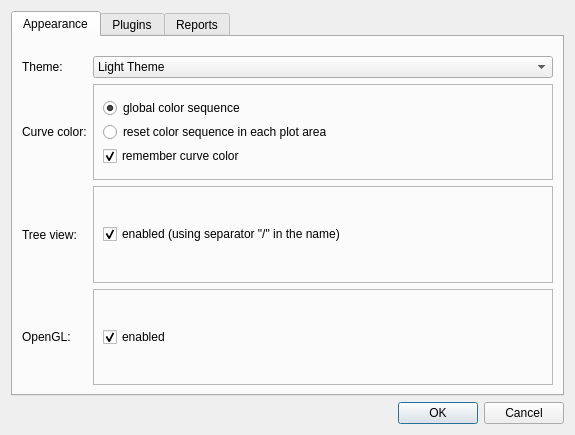
<?xml version="1.0" encoding="UTF-8"?>
<ui version="4.0">
 <class>PreferencesDialog</class>
 <widget class="QDialog" name="PreferencesDialog">
  <property name="geometry">
   <rect>
    <x>0</x>
    <y>0</y>
    <width>575</width>
    <height>435</height>
   </rect>
  </property>
  <property name="minimumSize">
   <size>
    <width>450</width>
    <height>0</height>
   </size>
  </property>
  <property name="windowTitle">
   <string>Preferences</string>
  </property>
  <layout class="QVBoxLayout" name="verticalLayout">
   <item>
    <widget class="QTabWidget" name="tabWidget">
     <property name="focusPolicy">
      <enum>Qt::NoFocus</enum>
     </property>
     <property name="currentIndex">
      <number>0</number>
     </property>
     <widget class="QWidget" name="tab">
      <attribute name="title">
       <string>Appearance</string>
      </attribute>
      <layout class="QFormLayout" name="formLayout">
       <property name="formAlignment">
        <set>Qt::AlignCenter</set>
       </property>
       <item row="0" column="0" colspan="2">
        <layout class="QFormLayout" name="formLayout_3">
         <property name="fieldGrowthPolicy">
          <enum>QFormLayout::ExpandingFieldsGrow</enum>
         </property>
         <property name="formAlignment">
          <set>Qt::AlignCenter</set>
         </property>
         <property name="topMargin">
          <number>10</number>
         </property>
         <item row="0" column="0">
          <widget class="QLabel" name="label">
           <property name="sizePolicy">
            <sizepolicy hsizetype="Preferred" vsizetype="Expanding">
             <horstretch>0</horstretch>
             <verstretch>0</verstretch>
            </sizepolicy>
           </property>
           <property name="text">
            <string>Theme:</string>
           </property>
          </widget>
         </item>
         <item row="0" column="1">
          <widget class="QComboBox" name="comboBoxTheme">
           <property name="sizePolicy">
            <sizepolicy hsizetype="Expanding" vsizetype="Fixed">
             <horstretch>0</horstretch>
             <verstretch>0</verstretch>
            </sizepolicy>
           </property>
           <item>
            <property name="text">
             <string>Light Theme</string>
            </property>
           </item>
           <item>
            <property name="text">
             <string>Dark Theme</string>
            </property>
           </item>
          </widget>
         </item>
         <item row="1" column="1">
          <widget class="QFrame" name="frame">
           <property name="sizePolicy">
            <sizepolicy hsizetype="Expanding" vsizetype="Preferred">
             <horstretch>0</horstretch>
             <verstretch>0</verstretch>
            </sizepolicy>
           </property>
           <property name="frameShape">
            <enum>QFrame::StyledPanel</enum>
           </property>
           <property name="frameShadow">
            <enum>QFrame::Raised</enum>
           </property>
           <layout class="QVBoxLayout" name="verticalLayout_2">
            <property name="spacing">
             <number>0</number>
            </property>
            <item>
             <widget class="QRadioButton" name="radioGlobalColorIndex">
              <property name="text">
               <string>global color sequence</string>
              </property>
              <property name="checked">
               <bool>true</bool>
              </property>
             </widget>
            </item>
            <item>
             <widget class="QRadioButton" name="radioLocalColorIndex">
              <property name="text">
               <string>reset color sequence in each plot area</string>
              </property>
             </widget>
            </item>
            <item>
             <widget class="QCheckBox" name="checkBoxRememberColor">
              <property name="text">
               <string>remember curve color</string>
              </property>
              <property name="checked">
               <bool>true</bool>
              </property>
             </widget>
            </item>
           </layout>
          </widget>
         </item>
         <item row="2" column="0">
          <widget class="QLabel" name="label_6">
           <property name="sizePolicy">
            <sizepolicy hsizetype="Preferred" vsizetype="Expanding">
             <horstretch>0</horstretch>
             <verstretch>0</verstretch>
            </sizepolicy>
           </property>
           <property name="minimumSize">
            <size>
             <width>0</width>
             <height>40</height>
            </size>
           </property>
           <property name="toolTip">
            <string>&lt;html&gt;&lt;head/&gt;&lt;body&gt;&lt;p&gt;The &amp;quot;Name Separator&amp;quot; is the character use to split the name of a timeseries in the tree view (Timeseries Panel).&lt;/p&gt;&lt;p&gt;Default is &lt;span style=&quot; font-weight:600;&quot;&gt;&amp;quot;/&amp;quot;&lt;/span&gt;.&lt;/p&gt;&lt;/body&gt;&lt;/html&gt;</string>
           </property>
           <property name="text">
            <string>Tree view:</string>
           </property>
          </widget>
         </item>
         <item row="2" column="1">
          <widget class="QFrame" name="frame_2">
           <property name="sizePolicy">
            <sizepolicy hsizetype="Expanding" vsizetype="Preferred">
             <horstretch>0</horstretch>
             <verstretch>0</verstretch>
            </sizepolicy>
           </property>
           <property name="minimumSize">
            <size>
             <width>0</width>
             <height>40</height>
            </size>
           </property>
           <property name="frameShape">
            <enum>QFrame::StyledPanel</enum>
           </property>
           <property name="frameShadow">
            <enum>QFrame::Raised</enum>
           </property>
           <layout class="QVBoxLayout" name="verticalLayout_4">
            <item>
             <widget class="QCheckBox" name="checkBoxSeparator">
              <property name="toolTip">
               <string>&lt;html&gt;&lt;head/&gt;&lt;body&gt;&lt;p&gt;Change will not be applied to existing timeseries.&lt;/p&gt;&lt;/body&gt;&lt;/html&gt;</string>
              </property>
              <property name="text">
               <string>enabled (using separator &quot;/&quot; in the name)</string>
              </property>
              <property name="checked">
               <bool>true</bool>
              </property>
             </widget>
            </item>
           </layout>
          </widget>
         </item>
         <item row="3" column="0">
          <widget class="QLabel" name="label_7">
           <property name="sizePolicy">
            <sizepolicy hsizetype="Preferred" vsizetype="Expanding">
             <horstretch>0</horstretch>
             <verstretch>0</verstretch>
            </sizepolicy>
           </property>
           <property name="minimumSize">
            <size>
             <width>0</width>
             <height>40</height>
            </size>
           </property>
           <property name="text">
            <string>OpenGL:</string>
           </property>
          </widget>
         </item>
         <item row="3" column="1">
          <widget class="QFrame" name="frame_3">
           <property name="sizePolicy">
            <sizepolicy hsizetype="Expanding" vsizetype="Preferred">
             <horstretch>0</horstretch>
             <verstretch>0</verstretch>
            </sizepolicy>
           </property>
           <property name="frameShape">
            <enum>QFrame::StyledPanel</enum>
           </property>
           <property name="frameShadow">
            <enum>QFrame::Raised</enum>
           </property>
           <layout class="QVBoxLayout" name="verticalLayout_5">
            <item>
             <widget class="QCheckBox" name="checkBoxOpenGL">
              <property name="toolTip">
               <string>&lt;html&gt;&lt;head/&gt;&lt;body&gt;&lt;p&gt;Change will not be applied to existing plots.&lt;/p&gt;&lt;/body&gt;&lt;/html&gt;</string>
              </property>
              <property name="text">
               <string>enabled</string>
              </property>
              <property name="checked">
               <bool>true</bool>
              </property>
             </widget>
            </item>
           </layout>
          </widget>
         </item>
         <item row="1" column="0">
          <widget class="QLabel" name="label_2">
           <property name="sizePolicy">
            <sizepolicy hsizetype="Preferred" vsizetype="Expanding">
             <horstretch>0</horstretch>
             <verstretch>0</verstretch>
            </sizepolicy>
           </property>
           <property name="text">
            <string>Curve color:</string>
           </property>
          </widget>
         </item>
        </layout>
       </item>
      </layout>
     </widget>
     <widget class="QWidget" name="tabPlugins">
      <attribute name="title">
       <string>Plugins</string>
      </attribute>
      <layout class="QVBoxLayout" name="verticalLayout_3">
       <item>
        <layout class="QHBoxLayout" name="horizontalLayout">
         <item>
          <widget class="QLabel" name="label_3">
           <property name="text">
            <string>&lt;html&gt;&lt;head/&gt;&lt;body&gt;&lt;p&gt;&lt;span style=&quot; font-weight:600;&quot;&gt;Plugin folders &lt;/span&gt;(will be loaded in this order)&lt;span style=&quot; font-weight:600;&quot;&gt;:&lt;/span&gt;&lt;/p&gt;&lt;/body&gt;&lt;/html&gt;</string>
           </property>
          </widget>
         </item>
         <item>
          <spacer name="horizontalSpacer">
           <property name="orientation">
            <enum>Qt::Horizontal</enum>
           </property>
           <property name="sizeHint" stdset="0">
            <size>
             <width>40</width>
             <height>20</height>
            </size>
           </property>
          </spacer>
         </item>
         <item>
          <widget class="QPushButton" name="pushButtonAdd">
           <property name="minimumSize">
            <size>
             <width>24</width>
             <height>24</height>
            </size>
           </property>
           <property name="maximumSize">
            <size>
             <width>24</width>
             <height>24</height>
            </size>
           </property>
           <property name="toolTip">
            <string>&lt;html&gt;&lt;head/&gt;&lt;body&gt;&lt;p&gt;Add folder&lt;/p&gt;&lt;/body&gt;&lt;/html&gt;</string>
           </property>
           <property name="text">
            <string/>
           </property>
           <property name="iconSize">
            <size>
             <width>22</width>
             <height>22</height>
            </size>
           </property>
           <property name="flat">
            <bool>true</bool>
           </property>
          </widget>
         </item>
         <item>
          <widget class="QPushButton" name="pushButtonRemove">
           <property name="minimumSize">
            <size>
             <width>24</width>
             <height>24</height>
            </size>
           </property>
           <property name="maximumSize">
            <size>
             <width>24</width>
             <height>24</height>
            </size>
           </property>
           <property name="toolTip">
            <string>&lt;html&gt;&lt;head/&gt;&lt;body&gt;&lt;p&gt;Remove selected&lt;/p&gt;&lt;/body&gt;&lt;/html&gt;</string>
           </property>
           <property name="text">
            <string/>
           </property>
           <property name="iconSize">
            <size>
             <width>20</width>
             <height>20</height>
            </size>
           </property>
           <property name="flat">
            <bool>true</bool>
           </property>
          </widget>
         </item>
        </layout>
       </item>
       <item>
        <widget class="QLabel" name="label_5">
         <property name="text">
          <string>Add custom folders. Drag and drop the items to change the order.</string>
         </property>
         <property name="wordWrap">
          <bool>true</bool>
         </property>
        </widget>
       </item>
       <item>
        <widget class="QListWidget" name="listWidgetCustom">
         <property name="focusPolicy">
          <enum>Qt::ClickFocus</enum>
         </property>
         <property name="editTriggers">
          <set>QAbstractItemView::NoEditTriggers</set>
         </property>
         <property name="dragDropMode">
          <enum>QAbstractItemView::InternalMove</enum>
         </property>
         <property name="defaultDropAction">
          <enum>Qt::MoveAction</enum>
         </property>
         <property name="spacing">
          <number>2</number>
         </property>
        </widget>
       </item>
       <item>
        <widget class="QLabel" name="label_8">
         <property name="text">
          <string>List of built-in folders:</string>
         </property>
        </widget>
       </item>
       <item>
        <widget class="QListWidget" name="listWidgetBuiltin">
         <property name="editTriggers">
          <set>QAbstractItemView::NoEditTriggers</set>
         </property>
         <property name="selectionMode">
          <enum>QAbstractItemView::NoSelection</enum>
         </property>
         <property name="spacing">
          <number>2</number>
         </property>
        </widget>
       </item>
       <item>
        <widget class="QLabel" name="label_4">
         <property name="text">
          <string>&lt;html&gt;&lt;head/&gt;&lt;body&gt;&lt;p&gt;&lt;span style=&quot; font-weight:600;&quot;&gt;Note&lt;/span&gt;: this change will take effect the next time PlotJuggler is started&lt;/p&gt;&lt;/body&gt;&lt;/html&gt;</string>
         </property>
         <property name="wordWrap">
          <bool>true</bool>
         </property>
        </widget>
       </item>
      </layout>
     </widget>
     <widget class="QWidget" name="tab_2">
      <attribute name="title">
       <string>Reports</string>
      </attribute>
      <layout class="QVBoxLayout" name="verticalLayout_6">
       <item>
        <widget class="QLabel" name="label_9">
         <property name="text">
          <string>If plotJuggler crashes, an anonymour error report will be sent. You can disable it here.</string>
         </property>
         <property name="wordWrap">
          <bool>true</bool>
         </property>
        </widget>
       </item>
       <item>
        <widget class="QCheckBox" name="checkBoxErrorReport">
         <property name="text">
          <string>Enable error report (recommended)</string>
         </property>
         <property name="checked">
          <bool>true</bool>
         </property>
        </widget>
       </item>
       <item>
        <spacer name="verticalSpacer">
         <property name="orientation">
          <enum>Qt::Vertical</enum>
         </property>
         <property name="sizeHint" stdset="0">
          <size>
           <width>20</width>
           <height>40</height>
          </size>
         </property>
        </spacer>
       </item>
      </layout>
     </widget>
    </widget>
   </item>
   <item>
    <widget class="QDialogButtonBox" name="buttonBox">
     <property name="orientation">
      <enum>Qt::Horizontal</enum>
     </property>
     <property name="standardButtons">
      <set>QDialogButtonBox::Cancel|QDialogButtonBox::Ok</set>
     </property>
    </widget>
   </item>
  </layout>
 </widget>
 <resources/>
 <connections>
  <connection>
   <sender>buttonBox</sender>
   <signal>accepted()</signal>
   <receiver>PreferencesDialog</receiver>
   <slot>accept()</slot>
   <hints>
    <hint type="sourcelabel">
     <x>248</x>
     <y>254</y>
    </hint>
    <hint type="destinationlabel">
     <x>157</x>
     <y>274</y>
    </hint>
   </hints>
  </connection>
  <connection>
   <sender>buttonBox</sender>
   <signal>rejected()</signal>
   <receiver>PreferencesDialog</receiver>
   <slot>reject()</slot>
   <hints>
    <hint type="sourcelabel">
     <x>316</x>
     <y>260</y>
    </hint>
    <hint type="destinationlabel">
     <x>286</x>
     <y>274</y>
    </hint>
   </hints>
  </connection>
 </connections>
</ui>
